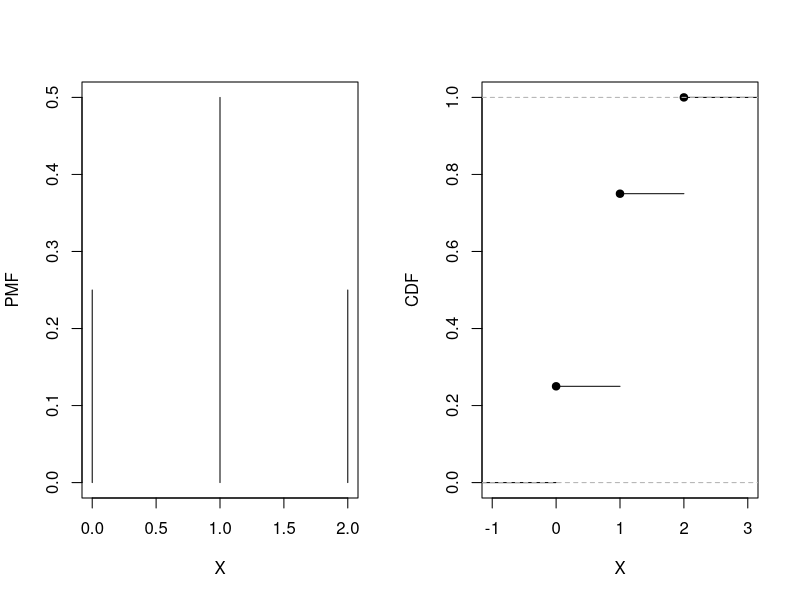

Write the R code that produced this figure.
## ---- chunk 1
knitr::opts_chunk$set(echo = TRUE)
doc_type <- knitr::opts_knit$get("rmarkdown.pandoc.to")
set.seed(1)

inc <- function() {
  if (doc_type == "html") {
    "--"
  }
  else{
    ""
  }
}

ns <- function() {
  if (doc_type == "html") {
    "---"
  }
  else{
    ""
  }
}
## ---- chunk 2
par(mfrow = c(1, 2))
probs <- c(1/4, 1/2, 1/4)
cdf_obs <- c(0, 1, 1, 2)
plot(0:2, probs, ylim = c(0, .5), type = "h", ylab = "PMF", xlab = "X")
plot(ecdf(cdf_obs), ylab = "CDF", xlab = "X", main = "")
